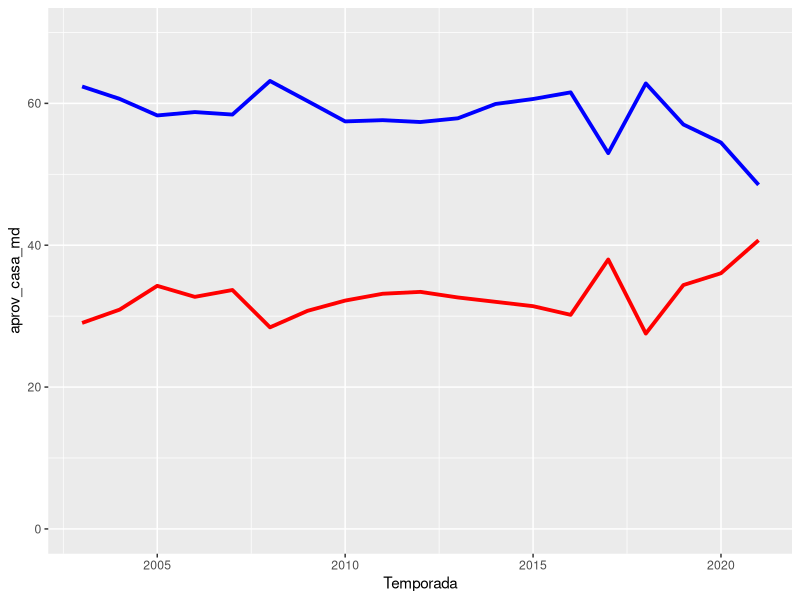

Write the R code that produced this figure.
## ---- chunk 1
library("knitr")
library("kableExtra")
library("htmltools")
## ---- chunk 2
if(!require(ggplot2)) install.packages("ggplot2")
library(ggplot2)

if(!require(dplyr)) install.packages("dplyr")
library(dplyr)

if(!require(ggthemes)) install.packages("ggthemes")
library(ggthemes)
## ---- chunk 3
dados = read.csv("campeonato-brasileiro-full.csv")
## ---- chunk 4
excluir <- c("dia", "hora", "formacao_mandante", "formacao_visitante",
             "tecnico_mandante", "tecnico_visitante",
             "arena","visitante_estado","estado_vencedor")
dados <- dados[,!(names(dados)%in% excluir)]
head(dados)
## ---- chunk 5
dados = dados[dados[["data"]] <= "2021-10-04", ]
## ---- chunk 6
if(!require(tidyr)) install.packages("tidyr")
library(tidyr)

dados <- dados %>%
  mutate(time_mandante = paste(Temporada, mandante)) %>%
  mutate(time_visitante = paste(Temporada, visitante))
head(dados)
## ---- chunk 7
dados <- dados %>%
  mutate(pts_mandante = ifelse(mandante_placar > visitante_placar, 3, 
                               ifelse(mandante_placar < visitante_placar, 0, 1))) %>%
  mutate(pts_visitante = ifelse(mandante_placar < visitante_placar, 3, 
                                ifelse(mandante_placar > visitante_placar, 0, 1)))
head(dados)
## ---- chunk 8
times <- count(dados, time_mandante, Temporada, mandante_estado)
names(times)[1] <- "time"
names(times)[3] <- "estado"
names(times)[4] <- "jogos_em_casa"
times_2 <- count(dados, time_visitante)
names(times_2)[1] <- "time"
names(times_2)[2] <- "jogos_fora"

times <- merge(x = times, y = times_2, by = "time", all.x = TRUE)

pts_casa <- aggregate(pts_mandante ~ time_mandante, data = dados, FUN=sum)
names(pts_casa)[1] <- "time"
pts_fora <- aggregate(pts_visitante ~ time_visitante, data = dados, FUN=sum)
names(pts_fora)[1] <- "time"

times <- merge(x = times, y = pts_casa, by = "time", all.x = TRUE)
times <- merge(x = times, y = pts_fora, by = "time", all.x = TRUE)
times <- times %>%
  mutate(aprov_casa = pts_mandante/(3*jogos_em_casa)*100) %>%
  mutate(aprov_fora = pts_visitante/(3*jogos_fora)*100) %>%
  mutate(pts_tot = pts_mandante+pts_visitante) %>%
  mutate(aprov_tot = pts_tot/(3*(jogos_em_casa+jogos_fora))*100)
## ---- chunk 9
d1 <- times %>% group_by(Temporada) %>% summarize(aprov_fora_md = mean(aprov_fora))
d2 <- times %>% group_by(Temporada) %>% summarize(aprov_casa_md = mean(aprov_casa))

d <- merge(x = d2, y = d1)
ggplot(d, aes(x = Temporada)) + 
  geom_line(aes(y = aprov_casa_md), color = "blue", size=1.3) +
  geom_line(aes(y = aprov_fora_md), color = "red", size=1.3) + ylim(0, 70)
